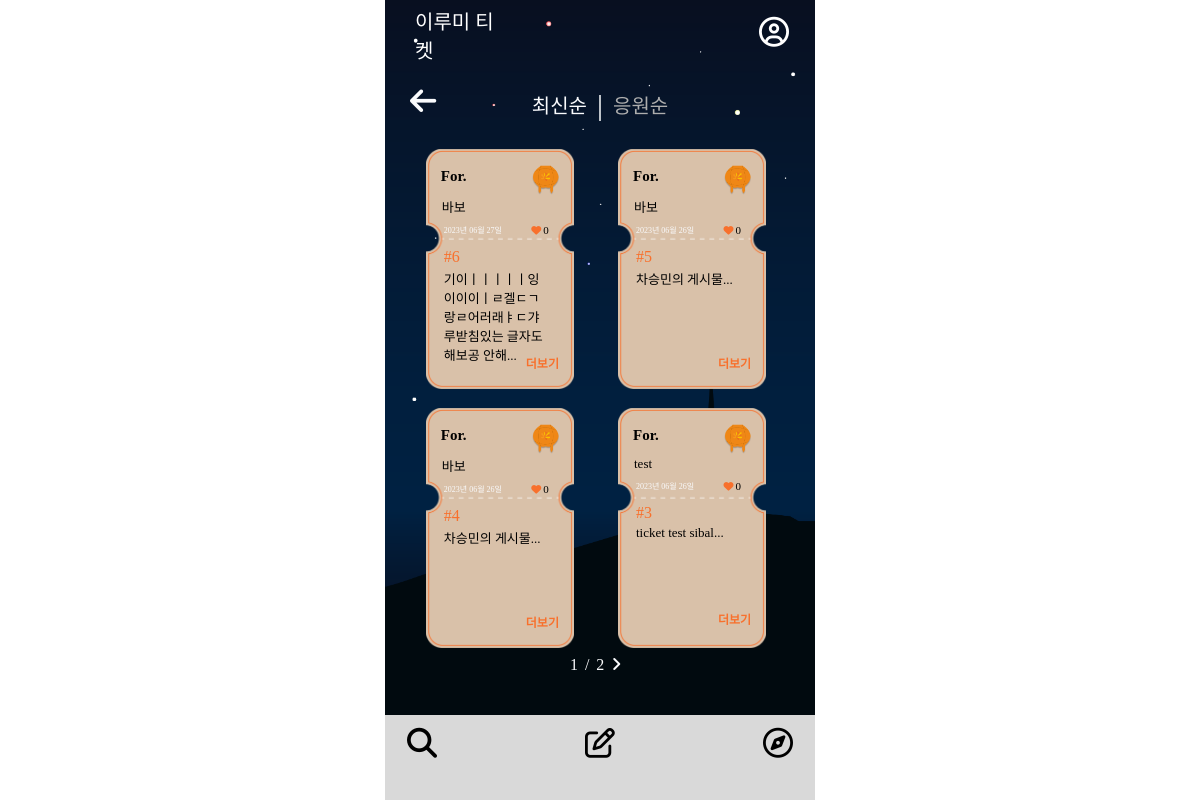
The page /ticketlistnew/ on the database its author committed.
### mainpage/models.py (models this page shows, shortened)
class Ticket(models.Model):
    writer = models.ForeignKey(User, null=False, blank=False, on_delete=models.CASCADE)
    pub_date = models.DateTimeField()
    body = models.TextField()
    like = models.ManyToManyField(User, related_name='likes', blank=True)
    like_count = models.PositiveIntegerField(default=0)
    report_count = models.PositiveIntegerField(default=0)
    def summary(self):
        return self.body[:40]

### accounts/models.py (models this page shows)
class Profile(models.Model):
    user = models.OneToOneField(User, on_delete=models.CASCADE)
    nickname = models.TextField(max_length=10)

### mainpage/views.py (the view)
# urls.py: path('ticketlistnew/', ticketlistnew, name="ticketlistnew"),
def ticketlistnew(request):
    ticket_list = Ticket.objects.order_by('-pub_date')
    paginator = Paginator(ticket_list, 4)
    page = request.GET.get('page')
    tickets = paginator.get_page(page)
    return render(request, 'mainpage/ticketlistnew.html', {'tickets':tickets})

### mainpage/templates/mainpage/ticketlistnew.html (shortened to what this page needs)
{% extends 'base.html' %}
{% block content %}
        <head>
            <link rel="stylesheet" href="/static/css/ticketlistnew.css">
        </head>
<body>
<div class="wallpaper">
    <section class="first">
        <div class="backk">
            <a class="back" href="{% url 'mainpage:mainpage' %}"><i class="fa-solid fa-arrow-left" style="color: #FAFBFD;"></i></a>
        </div>
        <div class="buttons">
            <a class="recently" href="{% url 'mainpage:ticketlistnew' %}">최신순</a>
            <span class="stick">|</span>
            <a class="active" href="{% url 'mainpage:ticketlistpop' %}">응원순</a>
        </div>
    </section>
        <div class="card_container">
            {% for ticket in tickets %}
            <div class="card">
                <div class="card-body">
                    <div class="card-fline">
                        <div class="user-info">
                            <div class="for">For.</div>
                            <div class="lanterncolor">
                            {% if ticket.like_count >= 10 %}
                            <img src="../static/css/image/light.png" class="light" alt="티켓 이미지">
                            {% else %}
                            <img src="../static/css/image/original.png" class= "light" alt="티켓 이미지">
                            {% endif %}
                            </div>
                        </div>
                    </div>
                        <div class="nickname">{{ticket.writer.profile.nickname}}</div>
                    <div class="card-sline">
                    <span class="date">{{ ticket.pub_date|date:"Y년 m월 d일" }}</span>
                    <span class="like"><i class="fa-solid fa-heart" style="color: #f8702c;"></i><a class="like_count">{{ticket.like_count}}</a></span>
                    </div>
                    <h4 class="number"> #{{ticket.id}} </h4>
                    {% if ticket.report_count >= 3 %}
                        <h5 class="report-message">3회 이상 신고되어 관리자가 확인 중인 게시글입니다.</h5>
                    {% else %}
                        <h4 class="card-text">{{ticket.summary}}... </h4>
                    {% endif %}
                    <a href="{%url 'mainpage:detail' ticket.id %}" class="more">더보기</a>
                </div>
            </div>
            {% endfor %}
        </div>
        <div class="order">
            <span>{{tickets.number}}</span>
            <span class="stand">/</span>
            <span>{{tickets.paginator.num_pages}}</span>
            {%if tickets.has_next %}
            <a href="?page={{tickets.next_page_number}}"><i class="fa-solid fa-angle-right" style="color: #FAFBFD;"></i></a>
            {% endif %}
        </div>
    </div>
    <nav class="footer-container">
        <ul class="icons">
            <li><a href="{% url 'mainpage:ticketlistnew' %}"><i class="fa-solid fa-magnifying-glass" style="color: #000000;"></i></a></li>
            <li><a href="{% url 'mainpage:new' %}"><i class="fa-regular fa-pen-to-square" style="color: #000000;"></i></a></li>
            <li><a href="{% url 'qnapage:qnalistrecent' %}"><i class="fa-regular fa-compass" style="color: #000000;"></i></a></li>
        </ul>
    </nav>
</div>
</body>
{% endblock %}

### Lumiticket/static/css/base.css (style rules this page uses)
body { display: flex; justify-content: center; align-items: center; width: 100vw; height: 100vh; margin: 0%; }
.wallpaper { position: relative; max-width: 430px; width: 100%; height: 100vh; background-size: cover; background-image: url('image/배경.png'); background-repeat: no-repeat; }
.footer-container { position: absolute; bottom: 0; left: 0; right: 0; margin: 0; padding: 0px 10px; background-color:#D9D9D9; list-style-type: none; height: 85px; }
.icons { list-style: none; display: flex; margin: 0; padding-left: 0; justify-content: space-between; font-size: 30px; }
.icons li { padding: 12px; margin: 0; justify-content: space-between; }

### Lumiticket/static/css/ticketlistnew.css (style rules this page uses)
.wallpaper { max-width: 430px; width: 100%; height: 100vh; background-size: cover; background-image: url('image/bgimage.png'); background-repeat: no-repeat; overflow: hidden; background-position: center; position: absolute; top: 50%; left: 50%; transform: translate(-50%, -50%); }
.backk { display: flex; position: absolute; justify-content: flex-start; font-size: 30px; list-style-type: none; text-decoration: none; margin-left: 25px; margin-top: 85px; z-index: 10000; }
.buttons { display: flex; align-items: center; position: fixed; top: 80px; list-style-type: none; text-decoration: none; justify-content: center; width:100%; }
.recently { color:#FAFBFD; font-size: 20px; list-style-type: none; text-decoration: none; font-family: 'GowunDodum-Regular'; margin: 10px; }
.stick { color: #FAFBFD; font-size: 30px; }
.active { color:#AEAEAE; font-size: 20px; list-style-type: none; text-decoration: none; font-family: 'GowunDodum-Regular'; margin: 10px; }
.card_container { display: flex; flex-direction: row; margin-top: calc(30% + 20px); justify-content: center; flex-wrap: wrap; max-height: calc(100vh - 300px); overflow-y: auto; padding-bottom: 50px; align-content: flex-start; }
.card { background-image: url('image/ticket.png'); background-repeat: no-repeat; background-size: contain; height: 15rem; position: relative; width: 35%; flex-basis: calc(44% - 15px); margin-left: 18px; margin-bottom: 1.2rem; }
.card-body { position: relative; color: black; font-family: 'GowunDodum-Regular'; list-style-type: none; text-decoration: none; height: 235px; width: 145px; }
.card-fline { margin-left: 5px; margin-top: 15px; position: relative; display: flex; height: 25px; }
.user-info { position: relative; display: flex; height: 25px; width: 145px; }
.for { position: relative; display: flex; margin-left: 10px; color: black; font-weight: bold; font-size: 15px; justify-content: center; align-items: center; white-space: nowrap; overflow: hidden; text-overflow: ellipsis; }
.lanterncolor { margin-left: 95px; position: fixed; display: flex; height: 40px; }
.light { display: flex; width: 40px; left: 100%; height: 40px; margin-top: -2px; }
.nickname { position: relative; display: flex; margin-left: 16px; margin-top: 8px; width: 106px; font-size: 13px; color: black; align-items: center; text-overflow: ellipsis; }
.card-sline { position: relative; display: flex; align-items: flex-end; width: 115px; height: 19px; margin-left: 18px; justify-content: space-between; }
.date { position: relative; display: flex; color: #FAFBFD; font-size: 0.5rem; }
.like { position: relative; display: flex; align-items: center; margin-right: 10px; margin-bottom: -1px; }
.fa-heart { font-size: 10px; }
.like_count { font-size: 11px; font-weight: 100; margin-left: 2px; }
.number { color: #F8702C; margin-top: 13px; margin-left: 18px; font-weight: 100; }
.card-text { margin-top: -18px; margin-left: 18px; margin-right: 20px; font-size: 13px; font-weight: 100; height: 80px; }
.more { list-style-type: none; text-decoration: none; color: #F8702C; font-size: 12px; margin-left: 100px; display: flex; margin-top: -13px; font-weight: bold !important; }
.order { color: #FAFBFD; display: flex; justify-content: center; font-family: 'GowunDodum-Regular'; top: 82%; position: fixed; left:43%; }
.stand { margin-right: 7px; margin-left: 7px; }
.fa-angle-right { margin-left: 7px; }

### rows shown on the page
Ticket: writer.profile.nickname "바보", pub_date "2023년 06월 27일", like_count "0", id "6", summary "기이ㅣㅣㅣㅣㅣ잉이이이ㅣㄹ겔ㄷㄱ랑ㄹ어러래ㅑㄷ갸루받침있는 글자도 해보공 안해"
Ticket: writer.profile.nickname "바보", pub_date "2023년 06월 26일", like_count "0", id "5", summary "차승민의 게시물"
Ticket: writer.profile.nickname "바보", pub_date "2023년 06월 26일", like_count "0", id "4", summary "차승민의 게시물"
Ticket: writer.profile.nickname "test", pub_date "2023년 06월 26일", like_count "0", id "3", summary "ticket test sibal"

### other values the page prints
{{ tickets.number }} "1"
{{ tickets.paginator.num_pages }} "2"
